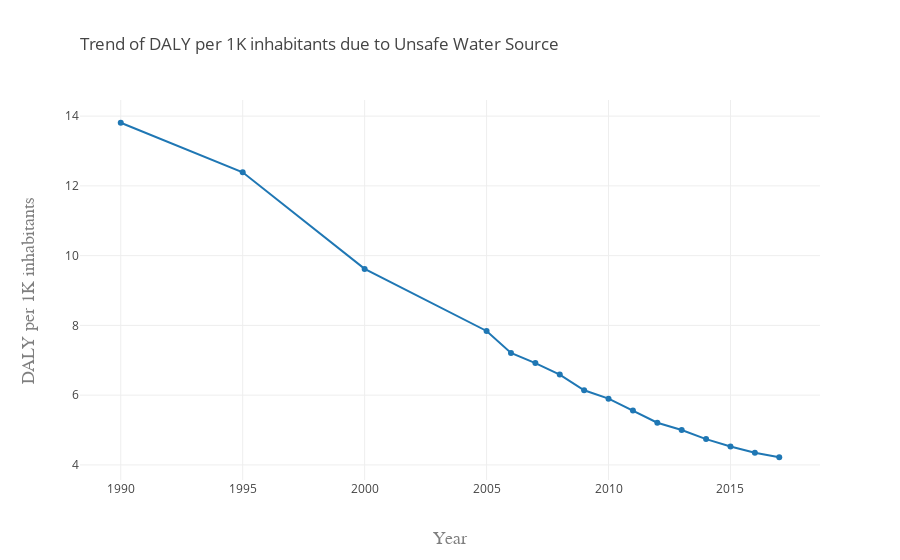

The code cell stored with this chart in its notebook:
### Code cell
data = [go.Scatter(
            x= x_axis_w_source,
            y=y_axis_w_source)]

layout = go.Layout(
    title=go.layout.Title(
        text="Trend of DALY per 1K inhabitants due to Unsafe Water Source",
        xref="paper",
        x=0
    ),
    xaxis=go.layout.XAxis(
        title=go.layout.xaxis.Title(
            text="Year",
            font=dict(
                family="Arial, monospace",
                size=18,
                color="#7f7f7f"
            )
        )
    ),
    yaxis=go.layout.YAxis(
        title=go.layout.yaxis.Title(
            text="DALY per 1K inhabitants",
            font=dict(
                family="Arial, monospace",
                size=18,
                color="#7f7f7f"
            )
        )
    )
)


fig = go.Figure(data= data, layout=layout)
py.offline.iplot(fig)  

fig.write_image("../Images/Unsafe_Water_Source.png")

### Figure 1 — Plotly figure (JSON) as saved in the notebook; plotly's stock layout.template omitted (floating-point values rounded to 4 significant figures)
{"data": [{"type": "scatter", "uid": "0780c26e-ac23-4e40-bdc6-e96cd5424c74", "x": [1990, 1995, 2000, 2005, 2006, 2007, 2008, 2009, 2010, 2011, 2012, 2013, 2014, 2015, 2016, 2017], "y": [13.81, 12.39, 9.62, 7.84, 7.21, 6.92, 6.59, 6.14, 5.9, 5.56, 5.21, 5, 4.74, 4.53, 4.35, 4.22]}], "layout": {"title": {"text": "Trend of DALY per 1K inhabitants due to Unsafe Water Source", "x": 0, "xref": "paper"}, "xaxis": {"title": {"font": {"color": "#7f7f7f", "family": "Arial, monospace", "size": 18}, "text": "Year"}}, "yaxis": {"title": {"font": {"color": "#7f7f7f", "family": "Arial, monospace", "size": 18}, "text": "DALY per 1K inhabitants"}}}}
